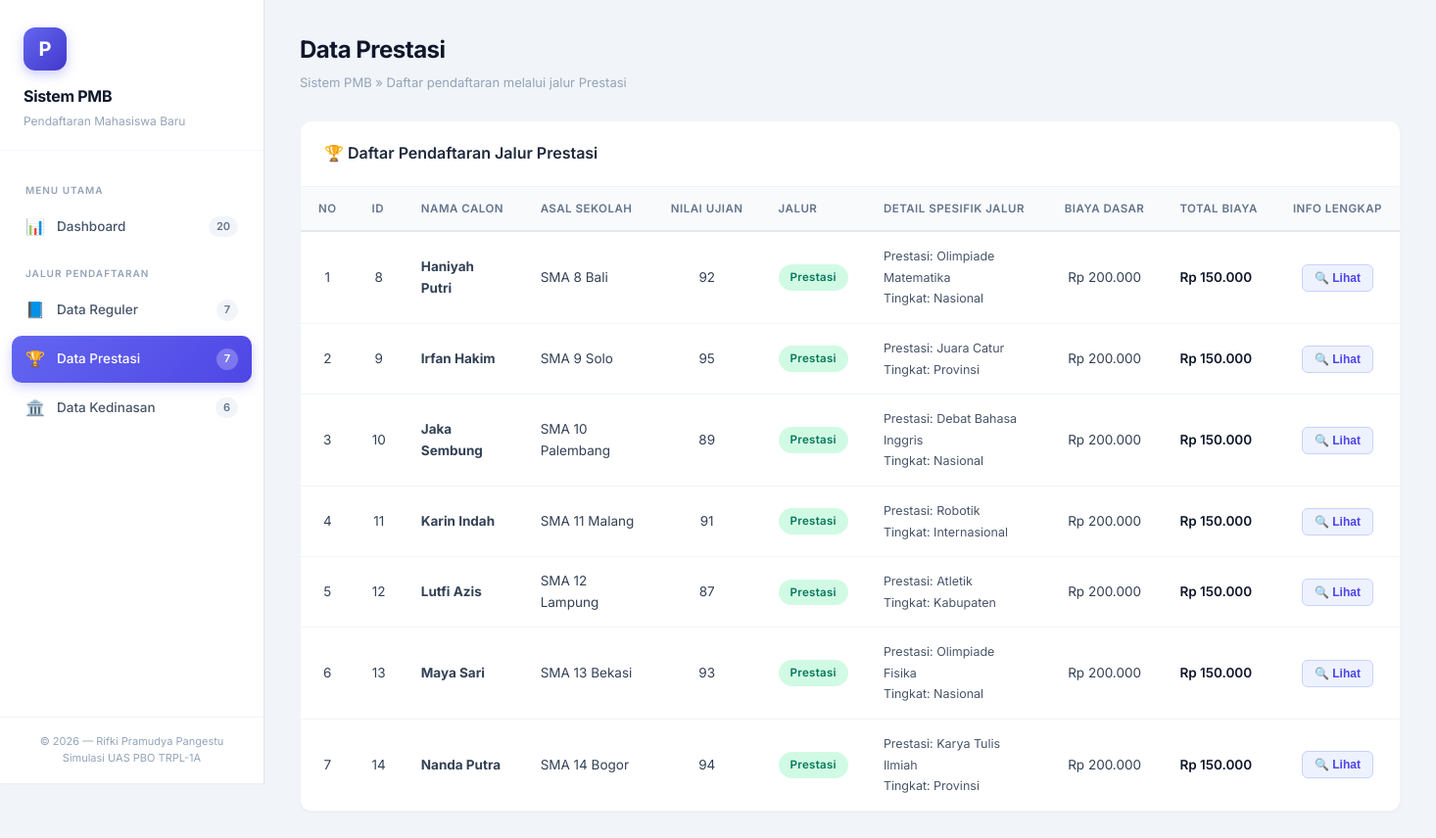
Page /index.php?page=prestasi on the committed database.
### tables this page shows
CREATE TABLE `tabel_pendaftaran` (
  `id_pendaftaran` int NOT NULL,
  `nama_calon` varchar(100) NOT NULL,
  `asal_sekolah` varchar(100) NOT NULL,
  `nilai_ujian` float NOT NULL,
  `biaya_pendaftaran_dasar` int NOT NULL,
  `jalur_pendaftaran` enum('Reguler','Prestasi','Kedinasan') NOT NULL,
  `pilihan_prodi` varchar(50) DEFAULT NULL,
  `lokasi_kampus` varchar(50) DEFAULT NULL,
  `jenis_prestasi` varchar(50) DEFAULT NULL,
  `tingkat_prestasi` varchar(50) DEFAULT NULL,
  `sk_ikatan_dinas` varchar(50) DEFAULT NULL,
  `instansi_sponsor` varchar(50) DEFAULT NULL
);

### classes/PendaftaranReguler.php (called while the page is built, shortened)
<?php
require_once __DIR__ . '/Pendaftaran.php';
class PendaftaranReguler extends Pendaftaran
{
    public static function getDaftarJalur(PDO $pdo): array
    {
        $sql = "SELECT * FROM tabel_pendaftaran WHERE jalur_pendaftaran = :jalur";
        $stmt = $pdo->prepare($sql);
        $stmt->execute([':jalur' => 'Reguler']);
        $daftar = [];
        while ($row = $stmt->fetch()) {
            $daftar[] = new self(
                (int)    $row['id_pendaftaran'],
                (string) $row['nama_calon'],
                (string) $row['asal_sekolah'],
                (float)  $row['nilai_ujian'],
                (int)    $row['biaya_pendaftaran_dasar'],
                (string) $row['pilihan_prodi'],
                (string) $row['lokasi_kampus']
            );
        }
        return $daftar;
    }
}

### classes/PendaftaranPrestasi.php (called while the page is built, shortened)
<?php
require_once __DIR__ . '/Pendaftaran.php';
class PendaftaranPrestasi extends Pendaftaran
{
    protected string $jenis_prestasi;
    protected string $tingkat_prestasi;
    public function __construct(
        int $id_pendaftaran,
        string $nama_calon,
        string $asal_sekolah,
        float $nilai_ujian,
        int $biaya_pendaftaran_dasar,
        string $jenis_prestasi,
        string $tingkat_prestasi
    ) {
        $this->jenis_prestasi  = $jenis_prestasi;
        $this->tingkat_prestasi = $tingkat_prestasi;
    }
    public function hitungTotalBiaya(): int
    {
        return $this->biaya_pendaftaran_dasar - 50000;
    }
    public function tampilkanInfoJalur(): string
    {
        return "=== Jalur Pendaftaran: PRESTASI ===" . PHP_EOL
             . "Nama            : {$this->nama_calon}" . PHP_EOL
             . "Asal Sekolah    : {$this->asal_sekolah}" . PHP_EOL
             . "Nilai Ujian     : {$this->nilai_ujian}" . PHP_EOL
             . "Jenis Prestasi  : {$this->jenis_prestasi}" . PHP_EOL
             . "Tingkat Prestasi: {$this->tingkat_prestasi}" . PHP_EOL
             . "Total Biaya     : Rp " . number_format($this->hitungTotalBiaya(), 0, ',', '.');
    }
    public static function getDaftarJalur(PDO $pdo): array
    {
        $sql = "SELECT * FROM tabel_pendaftaran WHERE jalur_pendaftaran = :jalur";
        $stmt = $pdo->prepare($sql);
        $stmt->execute([':jalur' => 'Prestasi']);
        $daftar = [];
        while ($row = $stmt->fetch()) {
            $daftar[] = new self(
                (int)    $row['id_pendaftaran'],
                (string) $row['nama_calon'],
                (string) $row['asal_sekolah'],
                (float)  $row['nilai_ujian'],
                (int)    $row['biaya_pendaftaran_dasar'],
                (string) $row['jenis_prestasi'],
                (string) $row['tingkat_prestasi']
            );
        }
        return $daftar;
    }
}

### classes/PendaftaranKedinasan.php (called while the page is built, shortened)
<?php
require_once __DIR__ . '/Pendaftaran.php';
class PendaftaranKedinasan extends Pendaftaran
{
    public static function getDaftarJalur(PDO $pdo): array
    {
        $sql = "SELECT * FROM tabel_pendaftaran WHERE jalur_pendaftaran = :jalur";
        $stmt = $pdo->prepare($sql);
        $stmt->execute([':jalur' => 'Kedinasan']);
        $daftar = [];
        while ($row = $stmt->fetch()) {
            $daftar[] = new self(
                (int)    $row['id_pendaftaran'],
                (string) $row['nama_calon'],
                (string) $row['asal_sekolah'],
                (float)  $row['nilai_ujian'],
                (int)    $row['biaya_pendaftaran_dasar'],
                (string) $row['sk_ikatan_dinas'],
                (string) $row['instansi_sponsor']
            );
        }
        return $daftar;
    }
}

### classes/Pendaftaran.php (called while the page is built, shortened)
<?php
abstract class Pendaftaran
{
    public function __construct(
        int $id_pendaftaran,
        string $nama_calon,
        string $asal_sekolah,
        float $nilai_ujian,
        int $biaya_pendaftaran_dasar
    ) {
        $this->nama_calon             = $nama_calon;
        $this->asal_sekolah           = $asal_sekolah;
        $this->nilai_ujian            = $nilai_ujian;
        $this->biaya_pendaftaran_dasar = $biaya_pendaftaran_dasar;
    }
}

### index.php (the view, shortened to what this page needs)
<?php
require_once __DIR__ . '/config/database.php';
require_once __DIR__ . '/classes/Pendaftaran.php';
require_once __DIR__ . '/classes/PendaftaranReguler.php';
require_once __DIR__ . '/classes/PendaftaranPrestasi.php';
require_once __DIR__ . '/classes/PendaftaranKedinasan.php';
$page = $_GET['page'] ?? 'dashboard';
$dataReguler   = PendaftaranReguler::getDaftarJalur($koneksi);
$dataPrestasi  = PendaftaranPrestasi::getDaftarJalur($koneksi);
$dataKedinasan = PendaftaranKedinasan::getDaftarJalur($koneksi);
$jumlahReguler   = count($dataReguler);
$jumlahPrestasi  = count($dataPrestasi);
$jumlahKedinasan = count($dataKedinasan);
$jumlahTotal     = $jumlahReguler + $jumlahPrestasi + $jumlahKedinasan;
$sqlAll = "SELECT * FROM tabel_pendaftaran ORDER BY id_pendaftaran ASC";
$stmtAll = $koneksi->query($sqlAll);
$semuaRawData = $stmtAll->fetchAll();
$semuaEntri = [];
foreach ($semuaRawData as $row) {
    $objek = null;
    if ($row['jalur_pendaftaran'] === 'Reguler') {
        $objek = new PendaftaranReguler(
            (int)    $row['id_pendaftaran'],
            (string) $row['nama_calon'],
            (string) $row['asal_sekolah'],
            (float)  $row['nilai_ujian'],
            (int)    $row['biaya_pendaftaran_dasar'],
            (string) $row['pilihan_prodi'],
            (string) $row['lokasi_kampus']
        );
    } elseif ($row['jalur_pendaftaran'] === 'Prestasi') {
        $objek = new PendaftaranPrestasi(
            (int)    $row['id_pendaftaran'],
            (string) $row['nama_calon'],
            (string) $row['asal_sekolah'],
            (float)  $row['nilai_ujian'],
            (int)    $row['biaya_pendaftaran_dasar'],
            (string) $row['jenis_prestasi'],
            (string) $row['tingkat_prestasi']
        );
    } elseif ($row['jalur_pendaftaran'] === 'Kedinasan') {
        $objek = new PendaftaranKedinasan(
            (int)    $row['id_pendaftaran'],
            (string) $row['nama_calon'],
            (string) $row['asal_sekolah'],
            (float)  $row['nilai_ujian'],
            (int)    $row['biaya_pendaftaran_dasar'],
            (string) $row['sk_ikatan_dinas'],
            (string) $row['instansi_sponsor']
        );
    }
    if ($objek !== null) {
        $semuaEntri[] = [
            'row'   => $row,
            'objek' => $objek,
        ];
    }
}
$dataTampil = match ($page) {
    'reguler'   => array_filter($semuaEntri, fn($e) => $e['objek'] instanceof PendaftaranReguler),
    'prestasi'  => array_filter($semuaEntri, fn($e) => $e['objek'] instanceof PendaftaranPrestasi),
    'kedinasan' => array_filter($semuaEntri, fn($e) => $e['objek'] instanceof PendaftaranKedinasan),
    default     => $semuaEntri,
};
$pageLabels = [
    'dashboard' => ['title' => 'Dashboard',       'desc' => 'Ringkasan data seluruh pendaftaran mahasiswa baru'],
    'reguler'   => ['title' => 'Data Reguler',     'desc' => 'Daftar pendaftaran melalui jalur Reguler'],
    'prestasi'  => ['title' => 'Data Prestasi',    'desc' => 'Daftar pendaftaran melalui jalur Prestasi'],
    'kedinasan' => ['title' => 'Data Kedinasan',   'desc' => 'Daftar pendaftaran melalui jalur Kedinasan'],
];
function getBadgeClass(Pendaftaran $obj): string
{
    return match (true) {
        $obj instanceof PendaftaranReguler   => 'badge-reguler',
        $obj instanceof PendaftaranPrestasi  => 'badge-prestasi',
        $obj instanceof PendaftaranKedinasan => 'badge-kedinasan',
        default => '',
    };
}
function getJalurLabel(Pendaftaran $obj): string
{
    return match (true) {
        $obj instanceof PendaftaranReguler   => 'Reguler',
        $obj instanceof PendaftaranPrestasi  => 'Prestasi',
        $obj instanceof PendaftaranKedinasan => 'Kedinasan',
        default => 'Unknown',
    };
}
?>
<!DOCTYPE html>
<html lang="id">
<head>
    <link rel="stylesheet" href="assets/css/style.css">
</head>
<body>
<div class="app-wrapper">
    <aside class="sidebar" id="sidebar">
        <div class="sidebar-brand">
            <div class="brand-icon">P</div>
            <h2>Sistem PMB</h2>
            <p>Pendaftaran Mahasiswa Baru</p>
        </div>
        <nav class="sidebar-nav">
            <div class="nav-section-label">Menu Utama</div>
            <a href="index.php?page=dashboard"
               class="nav-link <?= $page === 'dashboard' ? 'active' : '' ?>"
               id="nav-dashboard">
                <span class="nav-icon">📊</span>
                Dashboard
                <span class="nav-badge"><?= $jumlahTotal ?></span>
            </a>
            <div class="nav-section-label">Jalur Pendaftaran</div>
            <a href="index.php?page=reguler"
               class="nav-link <?= $page === 'reguler' ? 'active' : '' ?>"
               id="nav-reguler">
                <span class="nav-icon">📘</span>
                Data Reguler
                <span class="nav-badge"><?= $jumlahReguler ?></span>
            </a>
            <a href="index.php?page=prestasi"
               class="nav-link <?= $page === 'prestasi' ? 'active' : '' ?>"
               id="nav-prestasi">
                <span class="nav-icon">🏆</span>
                Data Prestasi
                <span class="nav-badge"><?= $jumlahPrestasi ?></span>
            </a>
            <a href="index.php?page=kedinasan"
               class="nav-link <?= $page === 'kedinasan' ? 'active' : '' ?>"
               id="nav-kedinasan">
                <span class="nav-icon">🏛️</span>
                Data Kedinasan
                <span class="nav-badge"><?= $jumlahKedinasan ?></span>
            </a>
        </nav>
        <div class="sidebar-footer">
            <p>&copy; <?= date('Y') ?> — Rifki Pramudya Pangestu</p>
            <p>Simulasi UAS PBO TRPL-1A</p>
        </div>
    </aside>
    <main class="main-content" id="main-content">
        <div class="page-header">
            <h1><?= htmlspecialchars($pageLabels[$page]['title']) ?></h1>
            <p class="breadcrumb-text">
                Sistem PMB &raquo; <?= htmlspecialchars($pageLabels[$page]['desc']) ?>
            </p>
        </div>
        <div class="table-card" id="table-pendaftaran">
            <div class="table-card-header">
                <h3>
                    <?php
                    echo match ($page) {
                        'reguler'   => '📘 Daftar Pendaftaran Jalur Reguler',
                        'prestasi'  => '🏆 Daftar Pendaftaran Jalur Prestasi',
                        'kedinasan' => '🏛️ Daftar Pendaftaran Jalur Kedinasan',
                        default     => '📋 Seluruh Data Pendaftaran',
                    };
                    ?>
                </h3>
            </div>
            <div class="table-responsive">
                <?php if (empty($dataTampil)): ?>
                    <div class="empty-state">
                        <div class="empty-icon">📭</div>
                        <p>Belum ada data pendaftaran.</p>
                    </div>
                <?php else: ?>
                    <table class="data-table" id="tabel-data">
                        <thead>
                            <tr>
                                <th>No</th>
                                <th>ID</th>
                                <th>Nama Calon</th>
                                <th>Asal Sekolah</th>
                                <th>Nilai Ujian</th>
                                <th>Jalur</th>
                                <th>Detail Spesifik Jalur</th>
                                <th>Biaya Dasar</th>
                                <th>Total Biaya</th>
                                <th>Info Lengkap</th>
                            </tr>
                        </thead>
                        <tbody>
                        <?php
                        $no = 1;
                        foreach ($dataTampil as $entry):
                            $row   = $entry['row'];
                            $objek = $entry['objek'];
                            $totalBiaya = $objek->hitungTotalBiaya();
                            $infoJalur  = $objek->tampilkanInfoJalur();
                            $badgeClass = getBadgeClass($objek);
                            $jalurLabel = getJalurLabel($objek);
                            if ($objek instanceof PendaftaranReguler) {
                                $detailSpesifik = 'Prodi: ' . htmlspecialchars($row['pilihan_prodi'])
                                    . '<br>Kampus: ' . htmlspecialchars($row['lokasi_kampus']);
                            } elseif ($objek instanceof PendaftaranPrestasi) {
                                $detailSpesifik = 'Prestasi: ' . htmlspecialchars($row['jenis_prestasi'])
                                    . '<br>Tingkat: ' . htmlspecialchars($row['tingkat_prestasi']);
                            } elseif ($objek instanceof PendaftaranKedinasan) {
                                $detailSpesifik = 'SK: ' . htmlspecialchars($row['sk_ikatan_dinas'])
                                    . '<br>Instansi: ' . htmlspecialchars($row['instansi_sponsor']);
                            } else {
                                $detailSpesifik = '-';
                            }
                        ?>
                            <tr>
                                <td class="text-center"><?= $no++ ?></td>
                                <td class="text-center"><?= htmlspecialchars($row['id_pendaftaran']) ?></td>
                                <td><strong><?= htmlspecialchars($row['nama_calon']) ?></strong></td>
                                <td><?= htmlspecialchars($row['asal_sekolah']) ?></td>
                                <td class="text-center"><?= htmlspecialchars($row['nilai_ujian']) ?></td>
                                <td>
                                    <span class="badge-jalur <?= $badgeClass ?>">
                                        <?= $jalurLabel ?>
                                    </span>
                                </td>
                                <td><span class="detail-spesifik"><?= $detailSpesifik ?></span></td>
                                <td class="text-center">Rp <?= number_format((int)$row['biaya_pendaftaran_dasar'], 0, ',', '.') ?></td>
                                <td>
                                    <span class="biaya">
                                        Rp <?= number_format($totalBiaya, 0, ',', '.') ?>
                                    </span>
                                </td>
                                <td class="text-center">
                                    <button class="btn-detail"
                                            onclick="tampilkanDetail(this)"
                                            data-info="<?= htmlspecialchars($infoJalur) ?>">
                                        🔍 Lihat
                                    </button>
                                </td>
                            </tr>
                        <?php endforeach; ?>
                        </tbody>
                    </table>
                <?php endif; ?>
            </div>
        </div>
    </main>
</div>
</body>
</html>

### rows in the picture
tabel_pendaftaran: id_pendaftaran "8", nama_calon "Haniyah Putri", asal_sekolah "SMA 8 Bali", nilai_ujian "92", jalurLabel "Prestasi", jenis_prestasi "Olimpiade Matematika", tingkat_prestasi "Nasional", biaya_pendaftaran_dasar "200.000", biaya_pendaftaran_dasar "150.000"
tabel_pendaftaran: id_pendaftaran "9", nama_calon "Irfan Hakim", asal_sekolah "SMA 9 Solo", nilai_ujian "95", jalurLabel "Prestasi", jenis_prestasi "Juara Catur", tingkat_prestasi "Provinsi", biaya_pendaftaran_dasar "200.000", biaya_pendaftaran_dasar "150.000"
tabel_pendaftaran: id_pendaftaran "10", nama_calon "Jaka Sembung", asal_sekolah "SMA 10 Palembang", nilai_ujian "89", jalurLabel "Prestasi", jenis_prestasi "Debat Bahasa Inggris", tingkat_prestasi "Nasional", biaya_pendaftaran_dasar "200.000", biaya_pendaftaran_dasar "150.000"
tabel_pendaftaran: id_pendaftaran "11", nama_calon "Karin Indah", asal_sekolah "SMA 11 Malang", nilai_ujian "91", jalurLabel "Prestasi", jenis_prestasi "Robotik", tingkat_prestasi "Internasional", biaya_pendaftaran_dasar "200.000", biaya_pendaftaran_dasar "150.000"
tabel_pendaftaran: id_pendaftaran "12", nama_calon "Lutfi Azis", asal_sekolah "SMA 12 Lampung", nilai_ujian "87", jalurLabel "Prestasi", jenis_prestasi "Atletik", tingkat_prestasi "Kabupaten", biaya_pendaftaran_dasar "200.000", biaya_pendaftaran_dasar "150.000"
tabel_pendaftaran: id_pendaftaran "13", nama_calon "Maya Sari", asal_sekolah "SMA 13 Bekasi", nilai_ujian "93", jalurLabel "Prestasi", jenis_prestasi "Olimpiade Fisika", tingkat_prestasi "Nasional", biaya_pendaftaran_dasar "200.000", biaya_pendaftaran_dasar "150.000"
tabel_pendaftaran: id_pendaftaran "14", nama_calon "Nanda Putra", asal_sekolah "SMA 14 Bogor", nilai_ujian "94", jalurLabel "Prestasi", jenis_prestasi "Karya Tulis Ilmiah", tingkat_prestasi "Provinsi", biaya_pendaftaran_dasar "200.000", biaya_pendaftaran_dasar "150.000"

### other values in the picture
$jumlahTotal "20"
$jumlahReguler "7"
$jumlahPrestasi "7"
$jumlahKedinasan "6"
$pageLabels[$page]['title'] "Data Prestasi"
$pageLabels[$page]['desc'] "Daftar pendaftaran melalui jalur Prestasi"
